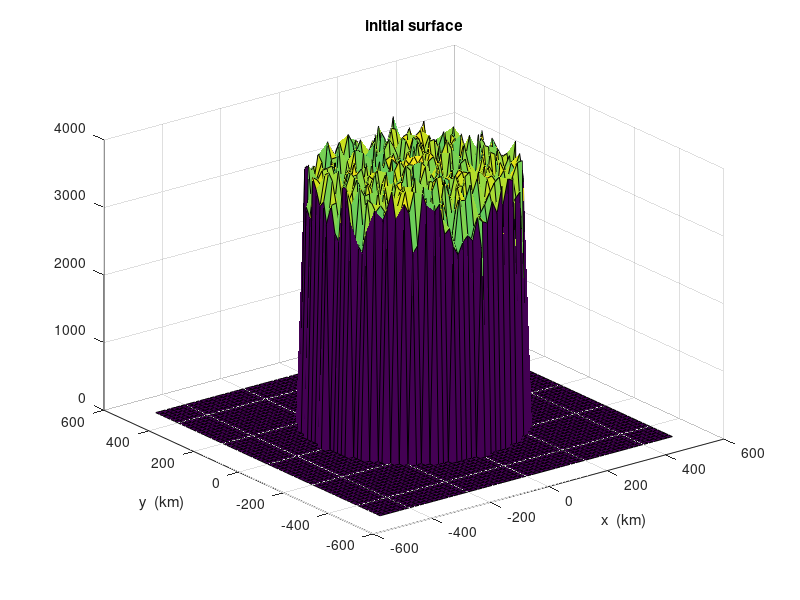

Write the MATLAB code that produced this figure. (Note: this script raises an error after producing the figure.)
function roughice
% ROUGHICE   Demonstrate that the SIA code SIAFLAT can deal adaptively
% with terrible surface topography.

% space-time grid parameters
J = 60;  K = J;
Lx = 500e3;  Ly = Lx;  dx = 2 * Lx / J;  dy = 2 * Ly / K;
secpera = 31556926;
x = linspace(-Lx,Lx,J+1);  y = x;
[xx,yy] = meshgrid(x,y);

% construct and plot the worst possible ice sheet
H0 = 3000 + 1000 * rand(J+1,K+1);
H0(xx.^2 + yy.^2 > 300000^2) = 0;
figure(1),  surf(x/1000,y/1000,H0)
xlabel('x  (km)'), ylabel('y  (km)')%, zlabel('h(x,y)   (m)')
title('initial surface')
%print -dpng roughinitial.png

% run SIA code
fprintf('initial ice volume:   %.6e km^3\n',sum(sum(H0))*dx*dy/1e9)
fprintf('initial maximum driving stress:   %.6e Pa\n',getmaxtaud(J,K,dx,dy,H0))
tfyears = 50;
[H,dtlist] = siaflat(Lx,Ly,J,K,H0,0.4*secpera,tfyears*secpera);
fprintf('minimum time step = %.6f a,  maximum time step = %.6f a\n',...
   min(dtlist)/secpera,max(dtlist)/secpera)
fprintf('final ice volume (at t = %.2f a):   %.6e km^3\n',tfyears,sum(sum(H))*dx*dy/1e9)
fprintf('final maximum driving stress:   %.6e Pa\n',getmaxtaud(J,K,dx,dy,H))

% show final state and adaptive time-stepping
figure(2),  surf(x/1000,y/1000,H)
xlabel('x  (km)'), ylabel('y  (km)')%, zlabel('h(x,y)   (m)')
title(['final surface at final time = ' num2str(tfyears) ' (a)'])
%print -dpng roughfinal.png

figure(3),  plot(dtlist/secpera,'o')
xlabel('n   (time step count)'), ylabel('dt   (a)')
%title('adaptive time steps taken')
%print -dpng roughtimesteps.png

  function z = getmaxtaud(J,K,dx,dy,H)
    g = 9.81;    rho = 910.0;
    dHdx = (H(3:J,2:K-1) - H(1:J-2,2:K-1)) / (2 * dx);
    dHdy = (H(2:J-1,3:K) - H(2:J-1,1:K-2)) / (2 * dy);
    taud = rho * g * H(2:J-1,2:K-1) .* sqrt(dHdx.^2 + dHdy.^2);
    z = max(max(taud));
  end

end
